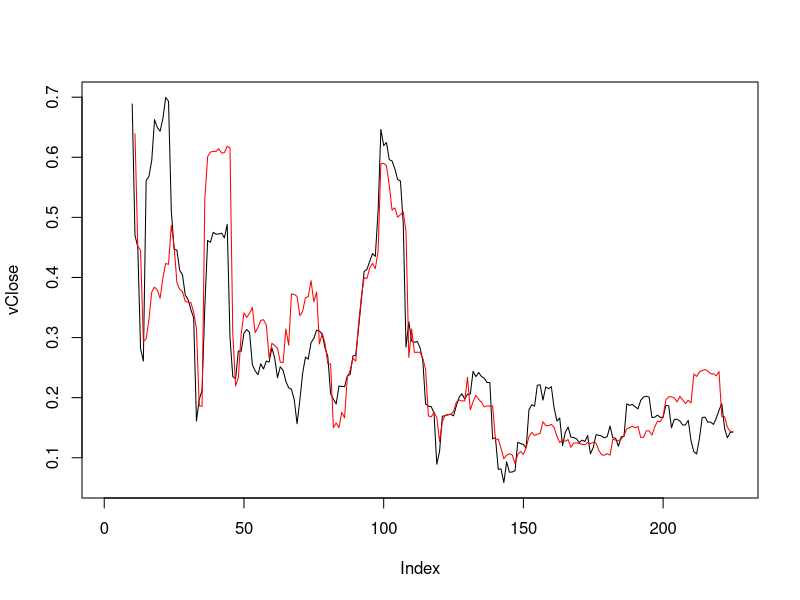

Write R code to recreate this figure.
library("TTR")

#data(ttrc)
#ohlc <- ttrc[,c("Open", "High", "Low", "Close")]

#Open  = c(1, 2, 3, 1, 2, 3, 1, 2, 3, 4)
#High  = c(2, 3, 4, 2, 3, 4, 2, 3, 4, 5)
#Low   = c(1, 2, 3, 2, 3, 4, 5, 2, 1, 4)
#Close = c(3, 2, 1, 3, 4, 2, 1, 4, 2, 3)
#ohlc <- data.frame(Open, High, Low, Close)

Open = c(115100,126640,123500,131470,126720,125670,124000,125330,122750,124100,124130,125920,123000,119320,116550,104220,106770,107730,109000,108010,109230,112490,110020,116000,114370,115160,115600,115900,115100,114000,112500,114400,114800,112300,110750,104450,109000,108340,108860,110240,111830,113000,111990,114500,114100,117500,117540,115000,115000,112000,110500,111730,113500,112200,112270,107470,107580,105540,108280,104760,105100,105900,104500,105000,108250,107200,105510,107800,105870,103760,104720,103060,103940,106100,107500,109350,109960,111990,112300,112120,112360,113500,116500,116790,114000,116030,112160,110500,113210,114280,110750,114970,110770,111500,108730,111260,112500,108960,114620,113880,110310,108650,108410,107150,105810,103310,105030,105700,108050,111500,113450,111460,112700,113950,113870,115000,115820,116000,115900,114800,117880,117410,118230,118900,119250,117610,116840,116300,117550,114100,113430,114940,116940,116660,117050,116520,116940,115650,115630,114940,115510,115410,114800,115600,115510,115570,115120,116160,118560,118400,118600,119900,117310,119020,118760,117120,116950,115750,117570,117740,118350,117820,118500,119450,119760,121820,120330,121300,120320,121590,121950,121680,121890,123350,123290,121560,120360,120170,120940,120000,119660,121210,120230,119400,119300,117880,117200,120350,120320,121590,120720,120690,123030,124360,122430,123050,123700,122160,122550,123510,123490,126400,125650,125580,127460,128070,128710,130910,131270,131020,131180,132660,133170,136090,134480,135810,135430,136200,136150,135230,137550,136690,137120,138430,137210)
High = c(116000,127010,123500,131470,126720,126400,124250,125330,122750,124150,124130,125920,123000,119320,116550,104220,107000,110650,109000,108010,109500,112490,110020,116000,115280,115160,115600,115900,115100,114000,112500,114800,114850,112300,110750,113940,109200,110620,110200,110240,112530,113000,111990,115290,116500,117500,117540,115000,115130,112000,110500,111730,113500,112200,113330,107470,107580,106930,108580,105790,105100,105900,106000,105000,108250,107200,111960,107800,105870,103760,106100,103630,103940,106100,107500,110160,109960,112000,112300,112120,112360,113500,116500,116790,114000,116030,112160,110500,113500,114280,110750,114970,110770,111500,108730,111260,112500,108960,114870,113880,110310,108650,108570,107150,105810,103310,105150,105700,108100,111720,113450,112540,112700,113990,113870,115000,115820,116410,115900,114800,118000,118740,118500,118900,119250,117610,116840,117280,117550,114100,113430,115940,117370,116940,117940,116520,116940,115650,115940,115800,115510,115800,114890,116060,115790,115900,116000,118670,118900,118990,120560,120200,119130,119580,118950,117500,118280,117790,118000,119000,118350,118500,119300,120580,121790,122000,121830,121700,121520,122600,122390,122210,123500,124110,123690,121560,120550,121200,121300,120800,121000,121440,120720,120000,119410,118500,120500,121000,121990,121590,121580,123150,124760,124520,124070,123770,124050,122920,124130,124070,127300,127260,126640,128060,128670,130070,131630,131490,132690,132330,133110,133850,136650,136370,136350,136560,136390,137080,136780,138360,137910,137730,138580,138850,138310)
Low = c(115100,126430,123500,131470,126720,125150,124000,125230,122750,124000,124130,125920,123000,119320,108110,104220,106600,107730,109000,106670,109200,112490,110020,116000,114370,115160,115600,114570,114990,114000,112500,114400,114800,112300,110330,104000,108620,107600,108580,110240,111530,113000,111180,114500,114100,117500,117540,115000,110300,112000,110500,111730,113500,112200,110430,107470,106000,105540,108280,104640,105100,105000,104500,105000,106050,107200,105510,107500,105870,103550,104720,103060,103450,106100,107500,108200,109650,111990,110470,112120,112100,113500,115900,114690,114000,114520,112160,110500,113210,114280,110750,114970,110770,111500,108730,111260,112500,106160,113440,112850,108690,108070,107920,106980,105810,103310,105030,105700,108050,111500,111390,111460,112700,113950,113870,115000,115820,115350,115900,114800,117880,117410,117570,118750,117810,117610,116200,116300,117000,113100,113430,114940,115940,116660,116940,115940,115810,115650,115450,114940,115510,115080,114250,115200,114770,115400,115120,116160,118200,117900,118600,117000,116770,118450,117000,116690,115550,115750,117000,117620,117270,117630,118440,119390,119570,120400,119850,120000,120060,121550,121150,121670,121720,122800,121470,120200,119690,119950,120050,119430,119660,118750,119380,118950,117150,117000,117110,119620,120080,120420,120330,120630,122640,121980,121880,122960,121590,121390,122540,122070,122450,125180,125200,125370,127330,127870,128450,129910,130970,130530,127100,132610,132710,133800,134350,134460,134470,135270,135160,134600,136370,136130,137120,137210,136600)
Close = c(116000,127010,123500,131470,126720,125150,124250,125330,122750,124000,124130,125920,123000,119320,108110,104220,106600,110590,109000,106670,109500,112490,110020,116000,115280,115160,115600,114570,114990,114000,112500,114800,114850,112300,110330,104000,108620,108350,110200,110240,112530,113000,111180,115030,116500,117500,117540,115000,115130,112000,110500,111730,113500,112200,110430,107470,106000,106930,108580,105790,105100,105000,106000,105000,106480,107200,107900,107500,105870,103550,106100,103630,103450,106100,107500,109460,109650,112000,110470,112120,112100,113500,116000,114690,114000,114650,112160,110500,113500,114280,110750,114970,110770,111500,108730,111260,112500,106160,113440,113500,108690,108070,108100,107140,105810,103310,105070,105700,108100,111720,111390,112540,112700,113990,113870,115000,115820,115900,115900,114800,118000,118010,117570,118750,118970,117610,116200,117280,117000,113370,113430,115700,115940,116940,117130,115940,115810,115650,115940,115690,115510,115120,114730,116060,115790,115590,116000,118170,118270,118990,119830,117270,119130,119300,117060,116810,115960,117790,117400,118520,117990,118460,119300,119500,121650,120400,120600,120270,121250,121980,121690,121870,123340,123320,121720,120200,120150,121030,120350,119630,121000,120240,119720,119740,117680,117700,120500,120520,121640,120770,121120,123100,124690,122500,122990,123650,123540,122600,123600,123880,126740,125720,125630,127540,128200,128650,130800,131430,131030,131300,132780,132960,136030,134450,135690,135370,136070,136130,135280,137710,136610,137170,138470,137260,138220)
ohlc <- data.frame(Open, High, Low, Close)

vClose <- volatility(ohlc, calc = "close")
vGK <- volatility(ohlc, calc = "garman")
vP <- volatility(ohlc, calc = "parkinson")
vRS <- volatility(ohlc, calc = "rogers")
vYZ <- volatility(ohlc, calc = "yang.zhang")
vYZ2 <- volatility(ohlc, calc = "yang.zhang", n = 30)

#plot(xrange, yrange, type = "n", xlab = "Strike", ylab = "Volatility")
#par(mfrow=c(2,1))

plot(vClose, type = "lines")
#points(vGK, type = "lines", col = "yellow")
#points(vP, type = "lines", col = "blue")
#points(vRS, type = "lines", col = "orange")
points(vYZ, type = "lines", col = "red")
#points(vYZ2, type = "lines", col = "green")

#plot(Open, type = "lines")
#bbands <- BBands(ttrc[,c("High","Low","Close")])
